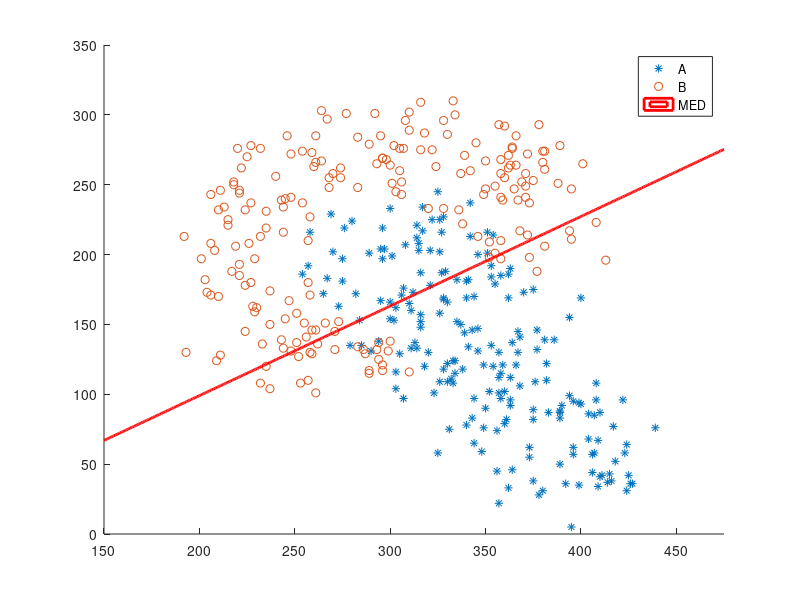

The MATLAB script that drew this image:
%% C4
close all;    
clear all;  
clc;    
load assign32018.mat;
% id_a=randperm(200,50);
% a=a(id_a,:);
% id_b=randperm(200,50);
% b=b(id_b,:);
scatter(a(:,1),a(:,2),'*','DisplayName','A');
hold on;
scatter(b(:,1),b(:,2),'DisplayName','B');
%% MED
x_M = linspace(150, 475, 500);
y_M = linspace(0, 350, 500);
mean_a= mean(a);
mean_b= mean(b);
z_M = zeros(length(x_M), length(y_M));
for i=1:length(x_M)
    for j=1:length(y_M)
        z_M(i,j)=sqrt(((x_M(i)-mean_a(1))^2 + (y_M(j)-mean_a(2))^2))-sqrt(((x_M(i)- mean_b(1))^2 + (y_M(j)- mean_b(2))^2));
    end
end
z_M=z_M';
contour(x_M,y_M,z_M,[0, 0],'LineWidth',2,'LineColor','r','DisplayName','MED');
legend('show');